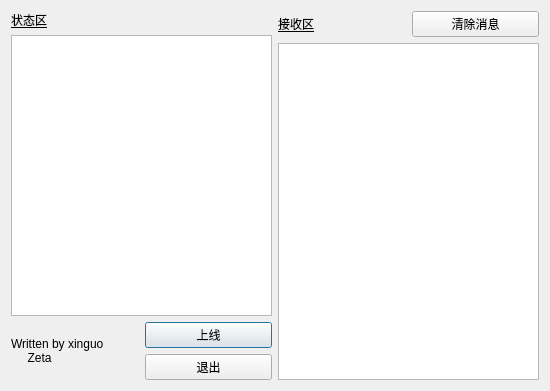
<?xml version="1.0" encoding="UTF-8"?>
<ui version="4.0">
 <class>Dialog</class>
 <widget class="QDialog" name="Dialog">
  <property name="geometry">
   <rect>
    <x>0</x>
    <y>0</y>
    <width>550</width>
    <height>391</height>
   </rect>
  </property>
  <property name="windowTitle">
   <string>client</string>
  </property>
  <layout class="QHBoxLayout" name="horizontalLayout_3">
   <item>
    <layout class="QVBoxLayout" name="verticalLayout_4">
     <item>
      <layout class="QVBoxLayout" name="verticalLayout_2">
       <item>
        <widget class="QLabel" name="label_status">
         <property name="styleSheet">
          <string notr="true">font: 75 20pt &quot;Bitstream Charter&quot;;
text-decoration: underline;</string>
         </property>
         <property name="text">
          <string>状态区</string>
         </property>
        </widget>
       </item>
       <item>
        <widget class="QTextEdit" name="textEdit"/>
       </item>
      </layout>
     </item>
     <item>
      <layout class="QHBoxLayout" name="horizontalLayout_2">
       <item>
        <widget class="QLabel" name="label_author">
         <property name="text">
          <string>Written by xinguo 
     Zeta</string>
         </property>
        </widget>
       </item>
       <item>
        <layout class="QVBoxLayout" name="verticalLayout_3">
         <item>
          <widget class="QPushButton" name="pushButton_login">
           <property name="text">
            <string>上线</string>
           </property>
          </widget>
         </item>
         <item>
          <widget class="QPushButton" name="pushButton_exit">
           <property name="text">
            <string>退出</string>
           </property>
          </widget>
         </item>
        </layout>
       </item>
      </layout>
     </item>
    </layout>
   </item>
   <item>
    <layout class="QVBoxLayout" name="verticalLayout">
     <item>
      <layout class="QHBoxLayout" name="horizontalLayout">
       <item>
        <widget class="QLabel" name="label_recv">
         <property name="styleSheet">
          <string notr="true">font: 75 20pt &quot;Bitstream Charter&quot;;
text-decoration: underline;</string>
         </property>
         <property name="text">
          <string>接收区</string>
         </property>
        </widget>
       </item>
       <item>
        <widget class="QPushButton" name="pushButton_clear">
         <property name="text">
          <string>清除消息</string>
         </property>
        </widget>
       </item>
      </layout>
     </item>
     <item>
      <widget class="QTextEdit" name="textEdit_2"/>
     </item>
    </layout>
   </item>
  </layout>
 </widget>
 <resources/>
 <connections/>
</ui>
